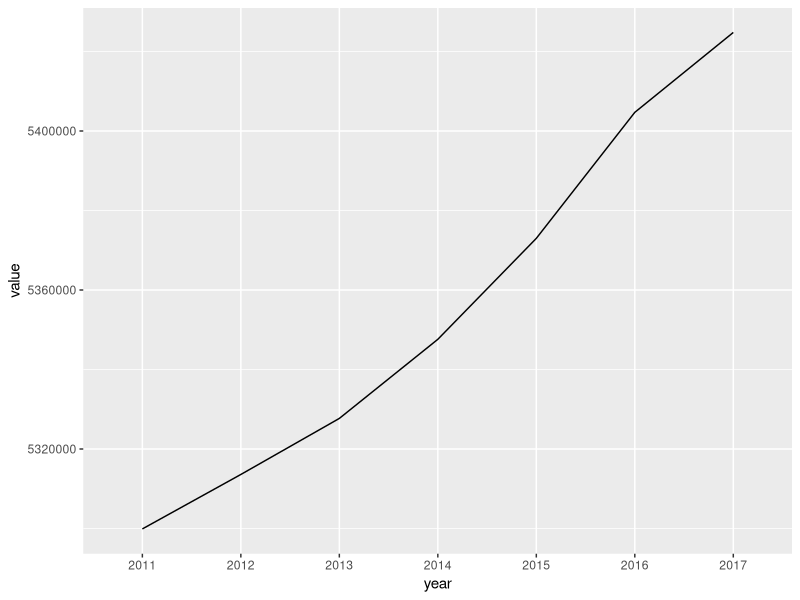
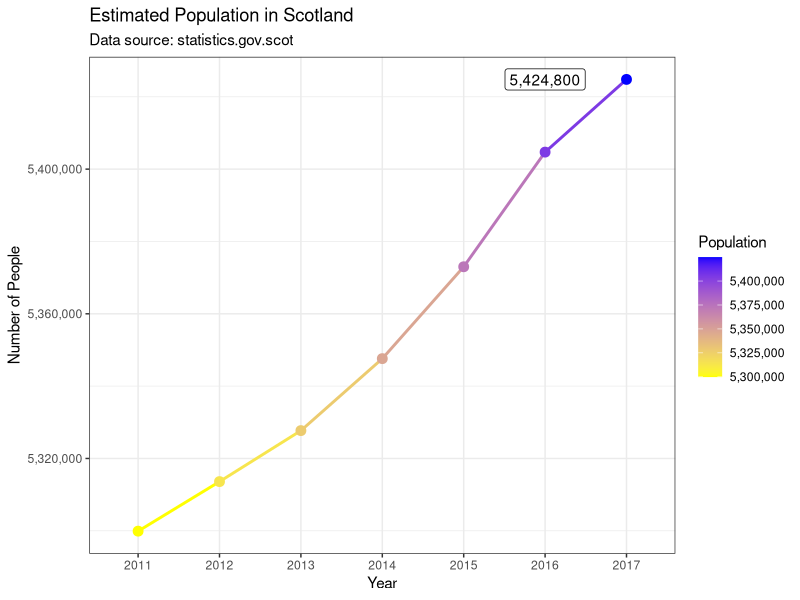

The R source for these figures, in order:
# exercise 1 - I do / we do

# install the libraries that we need for this exercise

library(tidyr)
library(ggplot2)

# get the population data from the csv file that we saved before and put into a variable
# if this path doesn't work - browse to the file using the Files panel, then click
# import dataset and get the path from there
# notice the column headers in the dataframe - columns can't begin with numbers, so the X gets added
# in this case, we'll remove them leter on, but we could change the column names

population <- read.csv("data/exercise_1_data.csv",stringsAsFactors = F)

# ggplot prefers data in a tidy format - one observation per row
# the gather function makes data tidy

population_tidy <- population %>%
                    gather("year","value",3:9)

# get the single year from the year column of the dataframe (using substr(ing) function)

population_tidy$year <- substr(population_tidy$year,2,6)

# now we filter the dataframe to only scotland. There are different ways to do this 
# - subset, filter by row reference, and dplyr. We'll look at 'which' first, then dplyr later on

population_tidy_scotland <- population_tidy[which(population_tidy$Reference.Area == 'Scotland'),]

# now we draw a chart using ggplot - raw, ggplot defaults

population_chart <- ggplot(population_tidy_scotland, aes(x=year, y=value, group = Reference.Area)) + 
                    geom_line()
  
# view the chart                  
population_chart

# alternative with styling

library(scales)
population_chart_styled <- ggplot(population_tidy_scotland, aes(x=year, y=value, group = Reference.Area)) + 
                              geom_line(size = 1, aes(color=value)) +
                              geom_point(size = 3, aes(color = value)) +
                              theme_bw() +
                              scale_y_continuous(labels = comma) +
                              scale_colour_gradient(labels = comma, low ="yellow", high ="blue") +
                              labs(color = "Population", title="Estimated Population in Scotland", subtitle = "Data source: statistics.gov.scot", x = "Year", y = "Number of People") +
                              geom_label(aes(label = comma(value)), 
                                        data = tail(population_tidy_scotland,1),
                                        nudge_x = -1)

population_chart_styled
